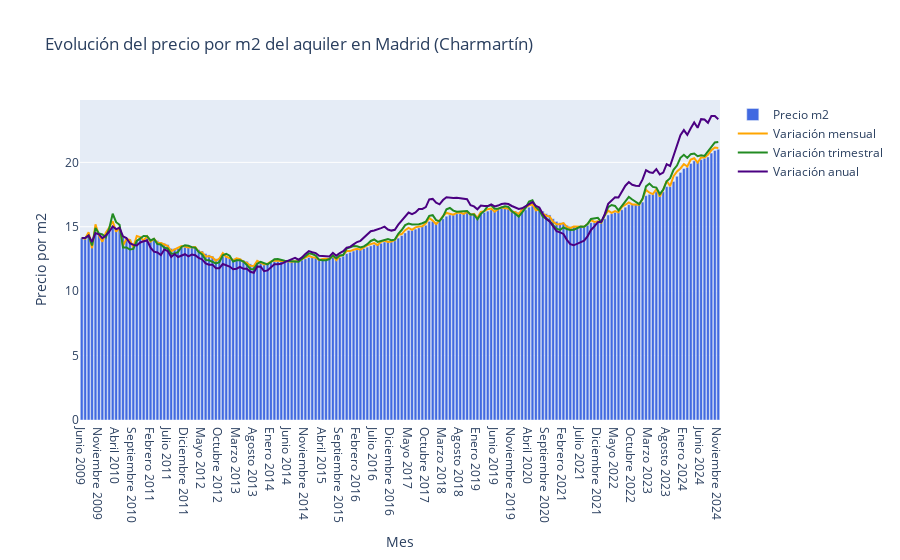

The notebook cell this image was saved under:
### Code cell
soup = get_html('htmls/madrid/historico_madrid_alquiler.html')
df_historico_precios_alquiler_madrid = extract_values(soup)
plot_data(df_historico_precios_alquiler_madrid, title="Evolución del precio por m2 del aquiler en Madrid (Charmartín)")

### Figure 1 — Plotly figure (JSON) as saved in the notebook; plotly's stock layout.template omitted (floating-point values rounded to 4 significant figures; data arrays with more than 128 entries replaced by an {"elided": "..."} marker saying what was removed)
{"data": [{"marker": {"color": "royalblue"}, "name": "Precio m2", "type": "bar", "x": {"elided": "186 str values"}, "y": {"elided": "186 float values"}}, {"hovertemplate": "Mes: %{x}<br>Variación mensual: %{y:.3f} €<br>Porcentaje: %{text}%<br>", "line": {"color": "orange"}, "mode": "lines", "name": "Variación mensual", "text": {"elided": "186 str values"}, "type": "scatter", "x": {"elided": "186 str values"}, "y": {"elided": "186 float values"}}, {"hovertemplate": "Mes: %{x}<br>Variación trimestral: %{y:.3f} €<br>Porcentaje: %{text}%<br>", "line": {"color": "forestgreen"}, "mode": "lines", "name": "Variación trimestral", "text": {"elided": "186 str values"}, "type": "scatter", "x": {"elided": "186 str values"}, "y": {"elided": "186 float values"}}, {"hovertemplate": "Mes: %{x}<br>Variación anual: %{y:.3f} €<br>Porcentaje: %{text}%<br>", "line": {"color": "indigo"}, "mode": "lines", "name": "Variación anual", "text": {"elided": "186 str values"}, "type": "scatter", "x": {"elided": "186 str values"}, "y": {"elided": "186 float values"}}], "layout": {"title": {"text": "Evolución del precio por m2 del aquiler en Madrid (Charmartín)"}, "xaxis": {"title": {"text": "Mes"}}, "yaxis": {"title": {"text": "Precio por m2"}}, "yaxis2": {"overlaying": "y", "side": "right", "title": {"text": "Variación mensual (%)"}}}}
